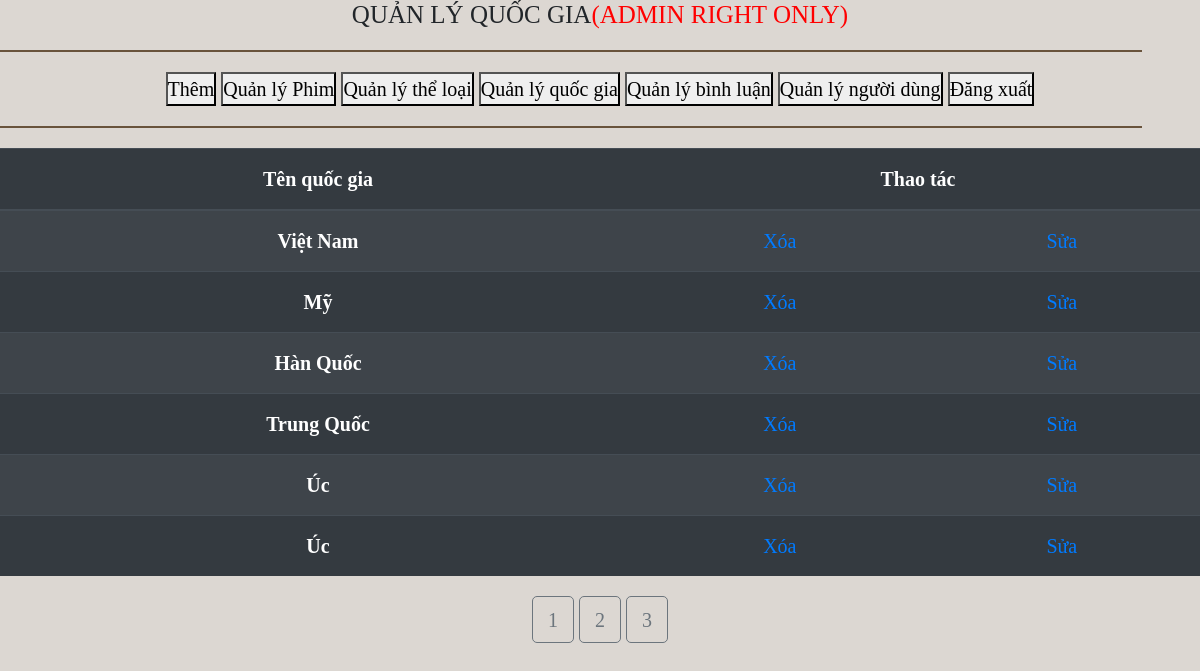
Page /qlyquocgia.php (signed in) on the committed database.
### tables this page shows
CREATE TABLE `quocgia` (
  `idquocgia` int(11) NOT NULL,
  `tenquocgia` varchar(255) NOT NULL
);

### qlyquocgia.php (the view, shortened to what this page needs)
<?php
  $filmperpage =10 ;
  if( isset($_GET["trang"]) ){
    $trang = $_GET["trang"];
    settype($trang, "int");
  }else{
    $trang = 1;
  }
?>
<!DOCTYPE html>
<html lang="en">
    <head>
        <link rel="stylesheet" href="https://stackpath.bootstrapcdn.com/bootstrap/4.4.1/css/bootstrap.min.css">
        <link rel="stylesheet" href="\webproject\css\style.css">
        <link rel="stylesheet" href="https://cdnjs.cloudflare.com/ajax/libs/font-awesome/4.7.0/css/font-awesome.min.css">
        <link rel="stylesheet" href="owlcarousel/assets/owl.carousel.min.css">
        <link rel="stylesheet" href="owlcarousel/assets/owl.theme.default.min.css">
    </head>
    <body>
        <div id="table-container" class="text-center">
            <h5 class="text-center">QUẢN LÝ QUỐC GIA<span STYLE="COLOR:RED">(ADMIN RIGHT ONLY)</span></h5>
            <hr>
            <form method="post">
              <button name="add">Thêm</button>
              <button name="qlFilm">Quản lý Phim</button>
              <button name="qltheloai">Quản lý thể loại</button>
              <button name="qlquocgia">Quản lý quốc gia</button>
              <button name="qlbinhluan">Quản lý bình luận</button>
              <button name="qluser">Quản lý người dùng</button>
              <button name="cancel">Đăng xuất</button>
            </form>
            <hr>
            <div class="table-responsive">
              <table class="table table-striped table-dark text-center">
                  <thead>
                  <tr>
                      <th scope="col">Tên quốc gia</th>
                      <th scope="col" colspan="2">Thao tác</th>
                  </tr>
                  </thead>
                  <tbody>
                  <?php
                      require_once('conn.php');
                      $from = ($trang -1 ) * $filmperpage;
                      $sql = "SELECT *
                      FROM quocgia
                      LIMIT $from,$filmperpage";
                      $result = $conn->query($sql);
                      if ($result->num_rows > 0) {
                          while ($row = $result->fetch_assoc()) {
                      ?>
                  <tr>
                      <th scope="row"><?= $row['tenquocgia'] ?></th>
                      <td> <a href="deletequocgia.php?id=<?= $row['idquocgia']?>" class="delete">Xóa</a></td>
                      <td> <a href="updatequocgia.php?id=<?= $row['idquocgia']?>" class="update">Sửa</a></td>
                  </tr>
                  <?php
                          }
                      }
                  ?>
                  </tbody>
              </table>
            </div>
        </div>
        <?php
          require_once('conn.php');
          $qr = "SELECT * FROM theloai";
          $result = $conn->query($qr);
          $tongsotin = $result->num_rows;
          $pageNumber = ceil($tongsotin/$filmperpage);
        ?>
        <div class ="text-center">
          <?php
            for($t =1;$t<=$pageNumber;$t++){
              echo "<a href='qlytheloai.php?trang=$t' class=' phantrang btn btn-outline-secondary'>".$t."</a>";
            }
          ?>
        </div>
        <br>
    </body>
</html>

### css/style.css (style rules this page uses)
* { margin: 0; padding: 0; }
html, body { width: 100%; height: 100%; font-family: Cambria, Cochin, Georgia, Times, 'Times New Roman', serif; font-size: 20px; list-style-type: none; background-color: rgba(77, 51, 23, 0.1); }
hr { border: 1px solid rgba(77, 51, 23, 0.8); width: 95%; }

### rows in the picture
quocgia: tenquocgia "Việt Nam"
quocgia: tenquocgia "Mỹ"
quocgia: tenquocgia "Hàn Quốc"
quocgia: tenquocgia "Trung Quốc"
quocgia: tenquocgia "Úc"
quocgia: tenquocgia "Úc"
